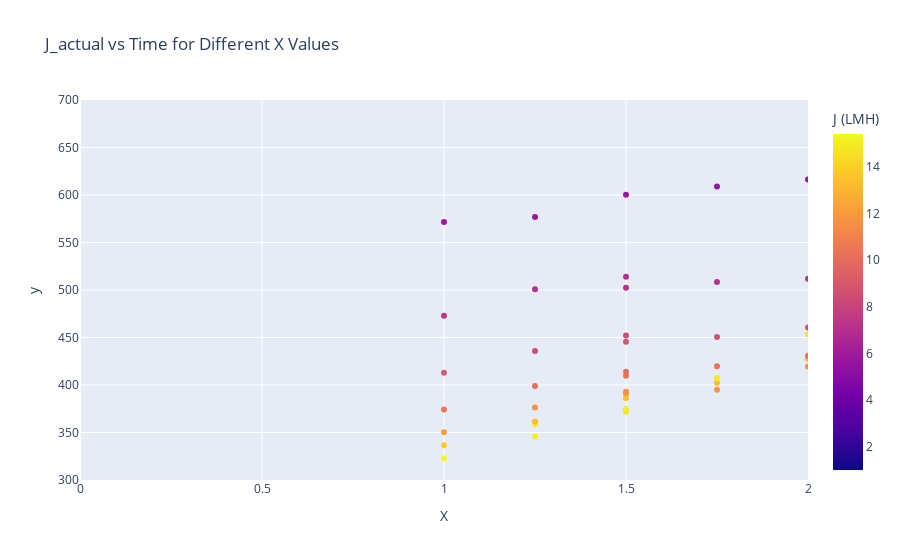

The notebook cell saved with this chart:
### Code cell
# Group the data by X value
grouped_data_X = []
for df_name, df in dataframes_X.items():
    match = re.search(r"X(\d+\.\d+)", str(df_name))
    if match:
        X_value = float(match.group(1))
        J_actual_match = re.search(r"J_actual_(\d+\.\d+)", df_name)
        if J_actual_match:
            J_actual_value = float(J_actual_match.group(1))
            last_row = df.iloc[-1]
            if 'Diavolumes' in last_row:
                grouped_data_X.append({
                    'X': X_value,
                    'Diavolumes': last_row['Diavolumes'],
                    'J_actual': J_actual_value,
                    'Time': last_row['Time (s)']
                })

# Create a DataFrame from the grouped data
grouped_df_X = pd.DataFrame(grouped_data_X)

# Create the interactive scatter plot
fig_X = px.scatter(grouped_df_X, y=grouped_df_X['Time'] / 60, x='X', color='J_actual',
                   hover_data=['Time', 'J_actual', 'Diavolumes'],
                   labels={'Time': 'Time (min)', 'J_actual': 'J (LMH)'},
                   title='J_actual vs Time for Different X Values')

fig_X.update_layout(yaxis_range=[300, 700])

fig_X.update_layout(xaxis_range=[0, 2])

fig_X.show()

### Figure 1 — Plotly figure (JSON) as saved in the notebook; plotly's stock layout.template omitted (floating-point values rounded to 4 significant figures; data arrays with more than 128 entries replaced by an {"elided": "..."} marker saying what was removed)
{"data": [{"customdata": {"elided": "57x3 float values"}, "hovertemplate": "X=%{x}<br>y=%{y}<br>Time (min)=%{customdata[0]}<br>J (LMH)=%{marker.color}<br>Diavolumes=%{customdata[2]}<extra></extra>", "legendgroup": "", "marker": {"color": [15, 14.87, 2.57, 7, 1, 11.72, 13.3, 8.57, 4.15, 5.72, 10.15, 8.56, 4.12, 1, 7, 10.35, 5.68, 13.23, 13.47, 2.56, 10.12, 14.79, 8.79, 7.23, 15.03, 11.91, 11.68, 10.29, 8.74, 13.39, 2.55, 11.84, 14.93, 5.64, 7.19, 1, 4.1, 5.61, 13.3, 7.15, 1, 4.08, 10.23, 2.54, 14.84, 8.69, 11.77, 15.42, 2.6, 7.41, 12.21, 13.81, 5.81, 9.01, 1, 4.2, 10.61], "coloraxis": "coloraxis", "symbol": "circle"}, "mode": "markers", "name": "", "orientation": "v", "showlegend": false, "type": "scatter", "x": [1.25, 1.25, 1.25, 1.25, 1.25, 1.25, 1.25, 1.25, 1.25, 1.25, 1.25, 1.5, 1.5, 1.5, 1.5, 1.5, 1.5, 1.5, 1.5, 1.5, 1.5, 1.5, 1.5, 1.5, 1.5, 1.5, 1.5, 1.75, 1.75, 1.75, 1.75, 1.75, 1.75, 1.75, 1.75, 1.75, 1.75, 2, 2, 2, 2, 2, 2, 2, 2, 2, 2, 1, 1, 1, 1, 1, 1, 1, 1, 1, 1], "xaxis": "x", "y": [345.8, 358.8, 1178.0, 500.7, 2898, 376.3, 361.7, 435.8, 766, 576.8, 399, 452.2, 778.8, 2880.0, 513.8, 409.8, 600.2, 386.7, 386.5, 1186.0, 413.8, 371.8, 445.5, 502.5, 374.7, 391.3, 393, 419.8, 450.5, 402, 1198.0, 395, 407.3, 608.8, 508.5, 2888.0, 789.5, 616.3, 427.5, 511.8, 2893.0, 799, 430.7, 1207, 453.5, 460.5, 419.5, 322.8, 1154.0, 473, 350.3, 336.5, 571.7, 412.8, 2861.0, 750.2, 374.3], "yaxis": "y"}], "layout": {"coloraxis": {"colorbar": {"title": {"text": "J (LMH)"}}, "colorscale": [[0, "#0d0887"], [0.1111, "#46039f"], [0.2222, "#7201a8"], [0.3333, "#9c179e"], [0.4444, "#bd3786"], [0.5556, "#d8576b"], [0.6667, "#ed7953"], [0.7778, "#fb9f3a"], [0.8889, "#fdca26"], [1, "#f0f921"]]}, "legend": {"tracegroupgap": 0}, "title": {"text": "J_actual vs Time for Different X Values"}, "xaxis": {"anchor": "y", "domain": [0, 1], "range": [0, 2], "title": {"text": "X"}}, "yaxis": {"anchor": "x", "domain": [0, 1], "range": [300, 700], "title": {"text": "y"}}}}
